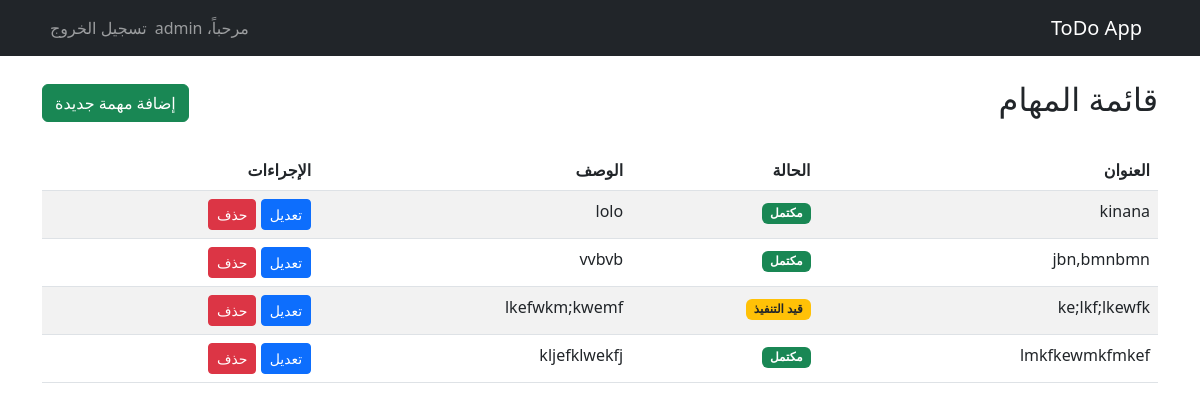
Page /tasks/ (signed in) on the committed database.
### todo/models.py (models this page shows, shortened)
class Task(models.Model):
   user = models.ForeignKey(User,related_name='tasks',on_delete=models.CASCADE)
   title = models.CharField(max_length=24)
   description= models.TextField(max_length=255,blank=True)
   completed=models.BooleanField(default=False)
   created_at=models.DateTimeField(auto_now_add=True)

### todo/views.py (the view)
# urls.py: path('tasks/', views.task_list, name='task_list'),
@login_required
def task_list(request):
    tasks = Task.objects.filter(user=request.user)
    return render(request, 'todo/task_list.html', {'tasks': tasks})

### todo/templates/todo/task_list.html
{% extends "todo/base.html" %}
{% block content %}
<div class="d-flex justify-content-between align-items-center mb-4">
    <h2>قائمة المهام</h2>
    <a href="{% url 'task_add' %}" class="btn btn-success">
        إضافة مهمة جديدة
    </a>
</div>
<div class="table-responsive">
    <table class="table table-striped">
        <thead>
            <tr>
                <th>العنوان</th>
                <th>الحالة</th>
                <th>الوصف</th>
                <th>الإجراءات</th>
            </tr>
        </thead>
        <tbody>
            {% for task in tasks %}
            <tr>
                <td>{{ task.title }}</td>
                <td>
                    {% if task.completed %}
                        <span class="badge bg-success">مكتمل</span>
                    {% else %}
                        <span class="badge bg-warning text-dark">قيد التنفيذ</span>
                    {% endif %}
                </td>
                <td>{{ task.description|truncatechars:50 }}</td>
                <td>
                    <a href="{% url 'task_edit' task.pk %}" class="btn btn-sm btn-primary">تعديل</a>
                    <a href="{% url 'task_delete' task.pk %}" class="btn btn-sm btn-danger">حذف</a>
                </td>
            </tr>
            {% empty %}
            <tr>
                <td colspan="4" class="text-center">لا توجد مهام لعرضها</td>
            </tr>
            {% endfor %}
        </tbody>
    </table>
</div>
{% endblock %}

### todo/templates/todo/base.html (shortened to what this page needs)
<!DOCTYPE html>
<html lang="ar" dir="rtl">
<head>
    <link href="https://cdn.jsdelivr.net/npm/bootstrap@5.3.0/dist/css/bootstrap.min.css" rel="stylesheet">
</head>
<body>
    <nav class="navbar navbar-expand-lg navbar-dark bg-dark">
        <div class="container">
            <a class="navbar-brand" href="{% url 'task_list' %}">ToDo App</a>
            <div class="navbar-nav">
                {% if user.is_authenticated %}
                    <span class="navbar-text me-3">مرحباً، {{ user.username }}</span>
                    <a class="nav-link" href="{% url 'logout' %}">تسجيل الخروج</a>
                {% else %}
                    <a class="nav-link" href="{% url 'login' %}">تسجيل الدخول</a>
                    <a class="nav-link" href="{% url 'register' %}">تسجيل حساب</a>
                {% endif %}
            </div>
        </div>
    </nav>
    <div class="container mt-4">
        {% block content %}
        {% endblock %}
    </div>
</body>
</html>

### rows in the picture
Task: title "kinana", completed "مكتمل", description "lolo"
Task: title "jbn,bmnbmn", completed "مكتمل", description "vvbvb"
Task: title "ke;lkf;lkewfk", completed "قيد التنفيذ", description "lkefwkm;kwemf"
Task: title "lmkfkewmkfmkef", completed "مكتمل", description "kljefklwekfj"

### other values in the picture
{{ user.username }} "admin"
